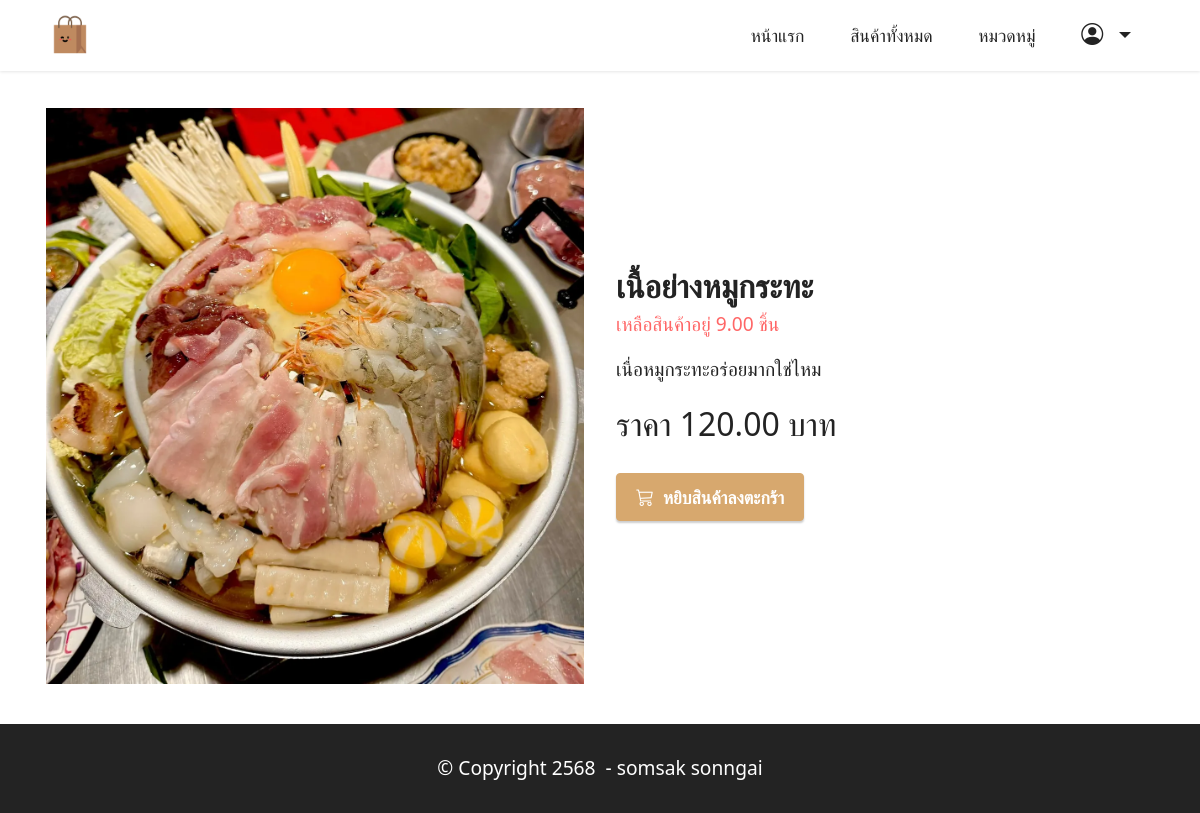
The app's page /blog/product/1/ with its own data.
### productapp/models.py (models this page shows, shortened)
class Product1(models.Model):
    category = models.ForeignKey(Category, on_delete=models.CASCADE,null=True)  # เชื่อมโยงกับ Category
    name = models.CharField(max_length=100)  # ชื่อสินค้า
    description = models.TextField(max_length=500)
    price = models.DecimalField(max_digits=10, decimal_places=2)
    stock = models.DecimalField(max_digits=10, decimal_places=2)
    is_trending = models.BooleanField(default=False)
    image = models.ImageField(upload_to="product")
    profitprice = models.DecimalField(max_digits=10, decimal_places=2)
    created_at = models.DateTimeField(auto_now_add=True)  # วันที่เพิ่ม
    updated_at = models.DateTimeField(auto_now=True)      # วันที่แก้ไข
    barcode = models.CharField(max_length=13, unique=True) # สามารถที่จะทำการเพิ่มได้แค่ 13 ตัว
    class Meta:
        verbose_name = "Product"
        verbose_name_plural = "รายการสินค้า"

### productapp/views.py (the view)
# urls.py: path('product/<int:id>/', views.productDetail, name='productDetail'), #การเรียกใช้ blog ตามด้วย id
def productDetail(request,id):
    product=Product1.objects.get(pk=id)
    return render (request,"detail.html",{"product":product}) #มันก็คือ Product1 นั้นแหละที่เรียกใช้ที่เก็บไว้ในตัวแปร product ถ้าต้องการที่จะทำการเรียกใช้ก็เรียกใช้ product

### productapp/templates/detail.html (shortened to what this page needs)
{% extends "layout.html"%}
{% load humanize %}
{% block content%}
<div class="container my-3">
    <div class="card-wrapper">
        <div class="row align-items-center mt-4">
            <div class="col-12 col-lg-6">
                <div class="image-wrapper">
                    <img src="{{product.image.url}}">
                </div>
            </div>
            <div class="col-12 col-lg-6 my-4">
                <div class="text-box">
                    <h5 class="mbr-title mbr-fonts-style display-5">
                        <strong>{{product.name}}</strong>
                        <p class="display-7 text-secondary">เหลือสินค้าอยู่ {{product.stock}} ชิ้น</p>
                    </h5>
                    <p class="mbr-text mbr-fonts-style display-7">{{product.description}}</p>
                    <div class="cost">
                        <span class="currentcost mbr-fonts-style pr-2 display-5">ราคา {{product.price}} บาท</span>
                    </div>
                    <div class="mbr-section-btn pt-3">
                        {%if product.stock <= 0 %}
                             <h2 class="text-secondary " t>สินค้าหมด</h2>
                        {% else %}
                            <a href="{% url 'addCart' product.id %}" class="btn btn-primary display-4">
                                 <i class="bi bi-cart3"></i></i>&nbsp;
                                    หยิบสินค้าลงตะกร้า
                             </a>
                         {% endif %}
                    </div>
                </div>
            </div>
        </div>
    </div>
    <br>
</div>
{% endblock %}

### productapp/static/assets/theme/css/style.css (style rules this page uses)
body { font-style: normal; line-height: 1.5; font-weight: 400; color: #232323; position: relative; }
section, .container, .container-fluid { position: relative; word-wrap: break-word; }
a { font-style: normal; font-weight: 400; cursor: pointer; }
a, a:hover { text-decoration: none; }
.mbr-text { font-style: normal; line-height: 1.7; }
h1, h2, h3, h4, h5, h6, .display-1, .display-2, .display-4, .display-5, .display-7, span, p, a { line-height: 1; word-break: break-word; word-wrap: break-word; font-weight: 400; }
b, strong { font-weight: bold; }
img, iframe { display: block; width: 100%; }
.mbr-section-btn { margin-left: -0.6rem; margin-right: -0.6rem; font-size: 0; }
.btn { font-weight: 600; border-width: 1px; font-style: normal; margin: 0.6rem 0.6rem; white-space: normal; transition: all 0.2s ease-in-out; display: inline-flex; align-items: center; justify-content: center; word-break: break-word; }
.row { display: -webkit-flex; -webkit-flex-wrap: wrap; }
.card-wrapper { -webkit-flex: 1; }
html, body { height: auto; min-height: 100vh; }
.mt-4 { margin-top: 2rem !important; }
@media (min-width: 992px) { .container { padding-left: 16px; padding-right: 16px; } }
@media (min-width: 992px) { .row { margin-left: -16px; margin-right: -16px; } }
@media (min-width: 992px) { .row > [class*=col] { padding-left: 16px; padding-right: 16px; } }
.card-wrapper, .item-wrapper { overflow: hidden; }

### productapp/static/assets/custom/css/custom-style.css (style rules this page uses)
.display-4 { font-size: 1.1rem; line-height: 1.5; }
.display-5 { font-size: 2rem; line-height: 1.5; }
.display-7 { font-size: 1.2rem; line-height: 1.5; }
.btn { padding: 0.6rem 1.2rem; border-radius: 4px; }
.btn-primary, .btn-primary:active { background-color: #d7a86e !important; border-color: #d7a86e !important; color: #ffffff !important; box-shadow: 0 2px 2px 0 rgba(0, 0, 0, 0.2); }
.text-secondary { color: #ff6666 !important; }
a, a:hover { color: #d7a86e; }
body { overflow-x: hidden; }
a { transition: color 0.6s; }

### records on screen
Product1: image (picture), name "เนื้อย่างหมูกระทะ", stock "9.00", description "เนื่อหมูกระทะอร่อยมากใช่ไหม", price "120.00"
